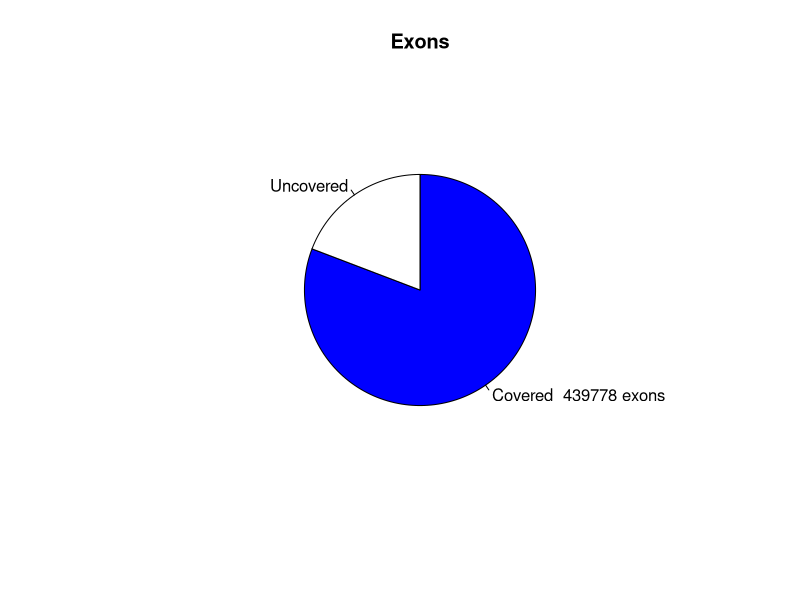

Here is the R script that generated this plot:
png("/rds/user/is460/hpc-work/muscle-rnaseq/ezbamqc/output/figs/srpk3_wt_ttnb_wt_5.read_distr_pie.png",width=500,height=500,units="px")
pie(c(439778,104530),labels=c("Covered  439778 exons","Uncovered"),main="Exons",radius=0.6,clockwise=T,col=c("blue","white"))
dev.state = dev.off()
